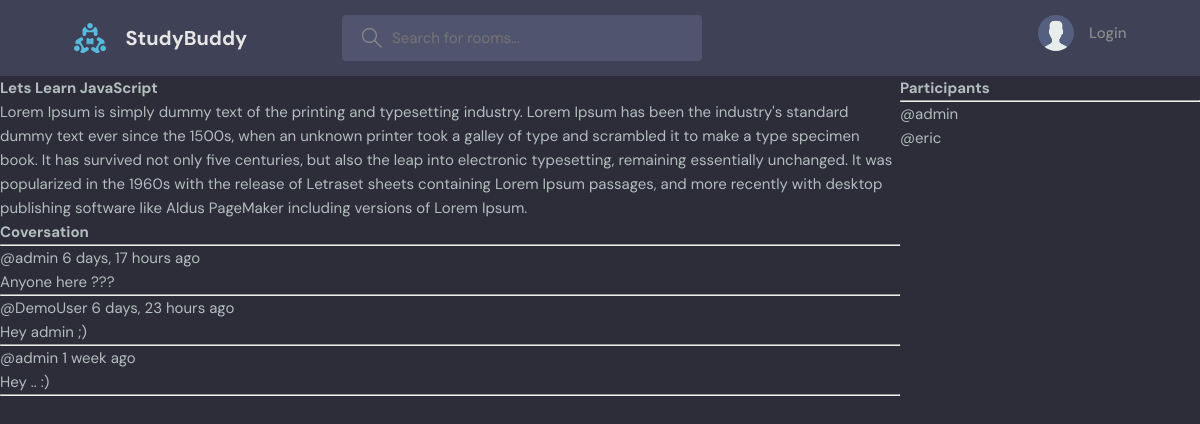
The app's page /room/1/, older data.
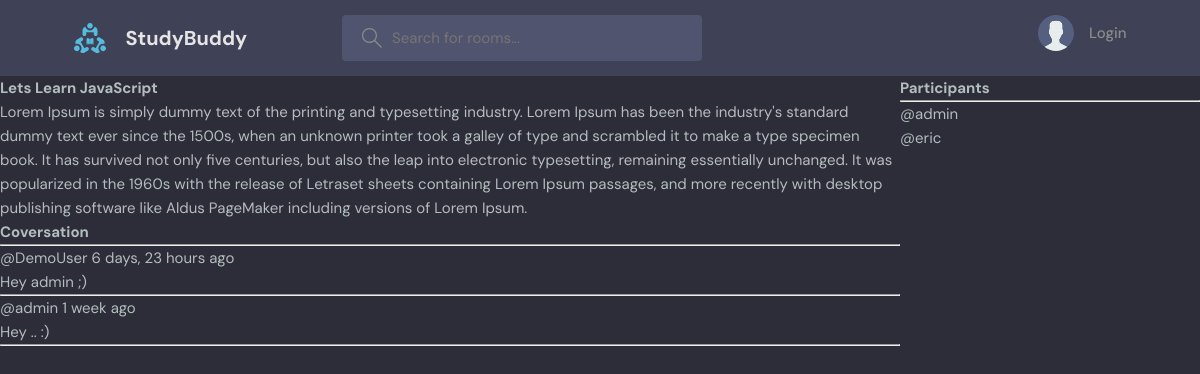
The same page, newer data.
### base/models.py (models this page shows, shortened)
class Message(models.Model):
    user = models.ForeignKey(User, on_delete=models.CASCADE)
    room = models.ForeignKey(Room, on_delete=models.CASCADE)
    body = models.TextField()
    updated = models.DateTimeField(auto_now=True)
    created = models.DateTimeField(auto_now_add=True)

### base/views.py (the view, shortened to what this page needs)
# urls.py: path('room/<str:pk>/', views.room, name="room"),
def room(request, pk):
    room = Room.objects.get(id=pk)
    room_messages = room.message_set.all().order_by('-created')
    participants = room.participants.all()
    context = {'room': room, 'room_messages': room_messages,
               'participants': participants}
    return render(request, 'base/room.html', context)

### base/templates/base/room.html (shortened to what this page needs)
{% extends 'main.html' %}
{% block content %}
<div class="room-container">
    <div>
        <h1>{{room.name}}</h1>
    <p>{{room.description}}</p>
    <div class="comment-wrappper">
        <h3>Coversation</h3>
        <hr>
        {% for msg in room_messages %}
        <div>
            <small>@{{msg.user}} {{msg.created | timesince}} ago</small>
            <p>{{msg.body}}</p>
            <hr>
        </div>
        {% endfor %}
    </div>
    </div>
    <div>
        <h3>Participants</h3>
        <hr>
        {% for user in participants %}
        <div>
            <p>@{{user.username}}</p>
        </div>
        {% endfor %}
    </div>
</div>
{% endblock content %}

Row changes from the older to the newer data that the page shows:
removed Message: user "admin", created "6 days, 17 hours", body "Anyone here ???"
